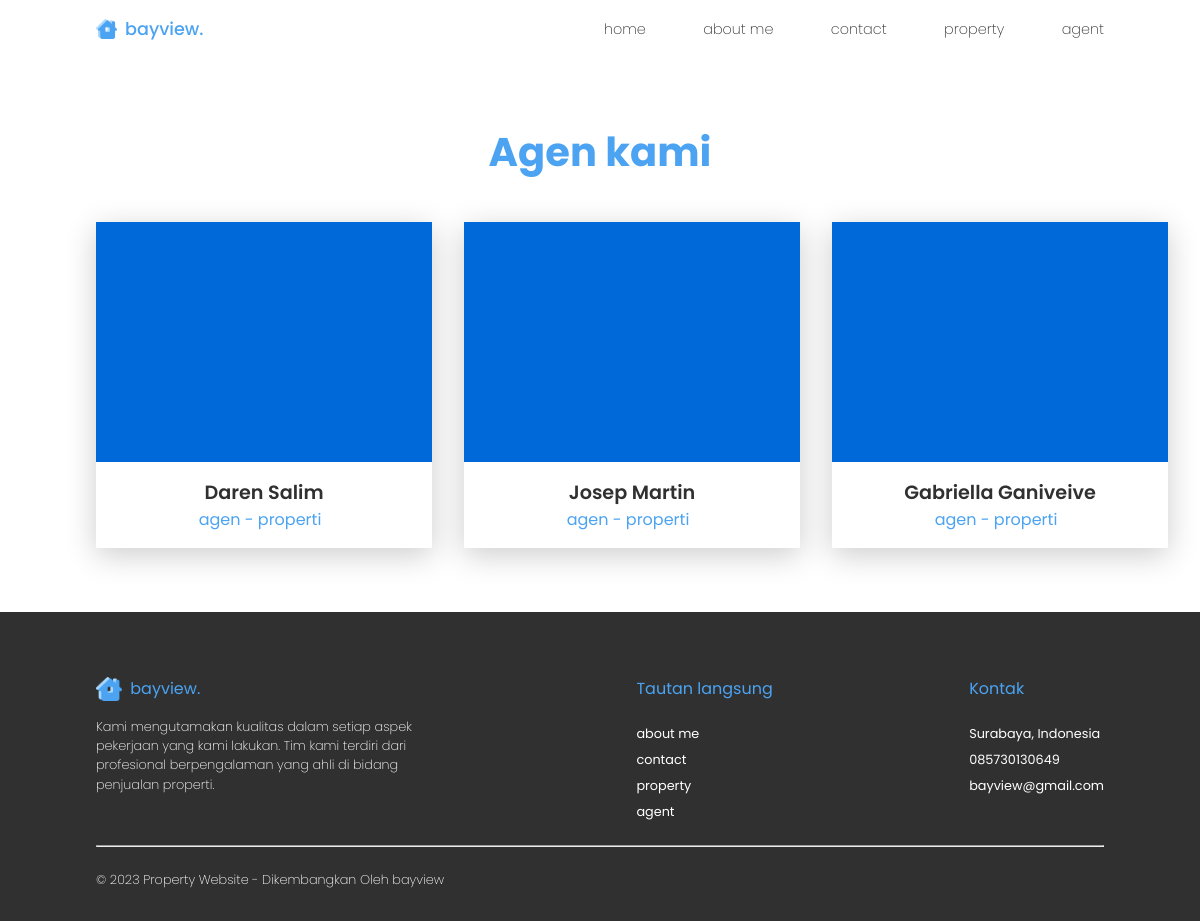
Page /agent.php on the committed database.
### tables this page shows
CREATE TABLE `agen` (
  `id_agent` int NOT NULL COMMENT 'Primary key',
  `nama` varchar(255) NOT NULL COMMENT 'Nama agen',
  `email` varchar(255) NOT NULL COMMENT 'Email agen',
  `umur` int NOT NULL COMMENT 'Umur agen',
  `jenis_kelamin` varchar(255) NOT NULL COMMENT 'Jenis kelamin',
  `alamat` varchar(255) NOT NULL COMMENT 'alamat agen',
  `no_telp` varchar(255) NOT NULL COMMENT 'Nomor telepon agen',
  `gambar` varchar(255) NOT NULL COMMENT 'Foto agen'
);

### database/connection.php (called while the page is built, shortened)
<?php
function connection()
{
   $dbServer = "localhost";
   $dbPort = 3306;
   $dbUser = "root";
   $dbPass = "";
   $dbName = "bayview";
   $conn = mysqli_connect($dbServer, $dbUser, $dbPass, $dbName, $dbPort);
   mysqli_select_db($conn, $dbName);
   return $conn;
}

### agent.php (the view, shortened to what this page needs)
<?php
include('database/connection.php');
?>
<!DOCTYPE html>
<html lang="en">
<head>
  <link rel="stylesheet" href="css/app.css" />
</head>
<body>
  <nav class="navbar-container navbar-fix">
    <div class="logo">
      <img src="image/logo-3.png" alt="logo" />
      <p>bayview.</p>
    </div>
    <div class="navbar-menu">
      <a href="index.php">home</a>
      <a href="aboutMe.php">about me</a>
      <a href="contact.php">contact</a>
      <a href="property.php">property</a>
      <a href="agent.php">agent</a>
    </div>
  </nav>
  <div class="property-container">
    <h2>Agen kami</h2>
    <div class="card-box">
      <?php
      $queryDataAgen = "SELECT * FROM agen";
      $resultDataAgen = mysqli_query(connection(), $queryDataAgen);
      while ($dataDataAgen = mysqli_fetch_array($resultDataAgen)) {
      ?>
        <div class="card">
          <div class="property-content-1" style="
              background-image: url('image/<?php echo $dataDataAgen['gambar'] ?>');
              background-size: cover;
              background-position: center;
            "></div>
          <div class="property-content-2 agent-box">
            <h4><?php echo $dataDataAgen['nama'] ?></h4>
            <div class="addres-box">
              <h5>agen - properti</h5>
            </div>
          </div>
        </div>
      <?php }
      ?>
    </div>
  </div>
  <footer class="footer-container">
    <div class="footer-boxs">
      <div class="footer-box bayview">
        <div class="logo-footer">
          <img src="image/logo-3.png" alt="logo" />
          <h5>bayview.</h5>
        </div>
        <p>
          Kami mengutamakan kualitas dalam setiap aspek pekerjaan yang kami
          lakukan. Tim kami terdiri dari profesional berpengalaman yang ahli
          di bidang penjualan properti.
        </p>
      </div>
      <div class="footer-box tautan-langsung">
        <h5>Tautan langsung</h5>
        <div class="footer-menu">
          <a href="aboutMe.php">about me</a>
          <a href="contact.php">contact</a>
          <a href="property.php">property</a>
          <a href="agent.php">agent</a>
        </div>
      </div>
      <div class="footer-box">
        <h5>Kontak</h5>
        <div class="footer-menu">
          <a href="#">Surabaya, Indonesia</a>
          <a href="#">085730130649</a>
          <a href="#">bayview@gmail.com</a>
        </div>
      </div>
    </div>
    <hr />
    <p>&copy; 2023 Property Website - Dikembangkan Oleh bayview</p>
  </footer>
</body>
</html>

### css/app.css (style rules this page uses)
* { margin: 0; padding: 0; font-family: "Poppins", sans-serif; box-sizing: border-box; }
h2 { font-size: 2.5rem; font-weight: bold; }
h4 { font-size: 1.2rem; font-weight: 600; }
h5 { font-size: 1rem; font-weight: 400; }
p { font-weight: 200; font-size: 1rem; }
::placeholder { color: #7d858d; font-weight: 200; }
.navbar-container { display: flex; align-items: center; justify-content: space-between; padding: 1rem 6rem; background-color: white; position: sticky; z-index: 9999; top: 0; transition: background-color 0.3s ease; }
.logo { display: flex; align-items: center; justify-content: center; }
.logo img { height: 1.2rem; margin-right: 0.5rem; }
.logo p { font-size: 1.1rem; color: #4ba3f2; font-weight: 500; }
.navbar-menu { display: flex; justify-content: space-between; align-items: center; width: 500px; }
.navbar-menu a { color: #303030; font-size: 0.9rem; font-weight: 200; text-decoration: none; transition: 0.2s; }
.property-container { padding: 4rem 6rem; }
.property-container h2 { color: #4ba3f2; text-align: center; }
.card-box { max-width: 100%; margin-top: 2.5rem; display: grid; grid-template-columns: auto auto auto; justify-content: space-between; gap: 3rem; }
.card { width: 22rem; box-sizing: border-box; background-color: #0069d9; box-shadow: rgba(0, 0, 0, 0.2) 0px 7px 29px 0px; }
.property-content-1 { width: 100%; height: 15rem; }
.property-content-2 { background-color: white; padding: 1rem 1rem; }
.property-content-2 h4 { color: #303030; }
.addres-box { display: flex; align-items: center; }
.addres-box i, h5 { color: #4ba3f2; margin-right: 0.5rem; }
.why-content h3, p { color: white; }
.footer-container { width: 100%; background-color: #303030; padding: 4rem 6rem 2rem 6rem; }
.footer-boxs { display: flex; justify-content: space-between; }
.footer-box { display: flex; justify-content: start; flex-direction: column; }
.footer-box.bayview { width: 22rem; }
.logo-footer { display: flex; align-items: center; justify-content: start; }
.logo-footer img { height: 1.5rem; margin-right: 0.5rem; }
.footer-box p { font-size: 0.8rem; line-height: 1.5; margin-top: 1rem; }
.footer-menu { display: flex; justify-content: start; flex-direction: column; margin-top: 1rem; }
.footer-menu a { color: white; font-size: 0.8rem; text-decoration: none; margin-top: 0.5rem; }
.footer-container hr { margin-top: 1.5rem; margin-bottom: 1.5rem; }
.footer-container p { font-size: 0.8rem; }
.agent-box { display: flex; flex-direction: column; justify-content: center; align-items: center; }
.detail-addres-box i, h5 { font-size: 1rem; color: #4ba3f2; }
@media (max-width: 1280px) { .card-box { gap: 2rem; } }
@media (max-width: 1280px) { .card { width: 21rem; } }

### rows in the picture
agen: nama "Daren Salim"
agen: nama "Josep Martin"
agen: nama "Gabriella Ganiveive"
